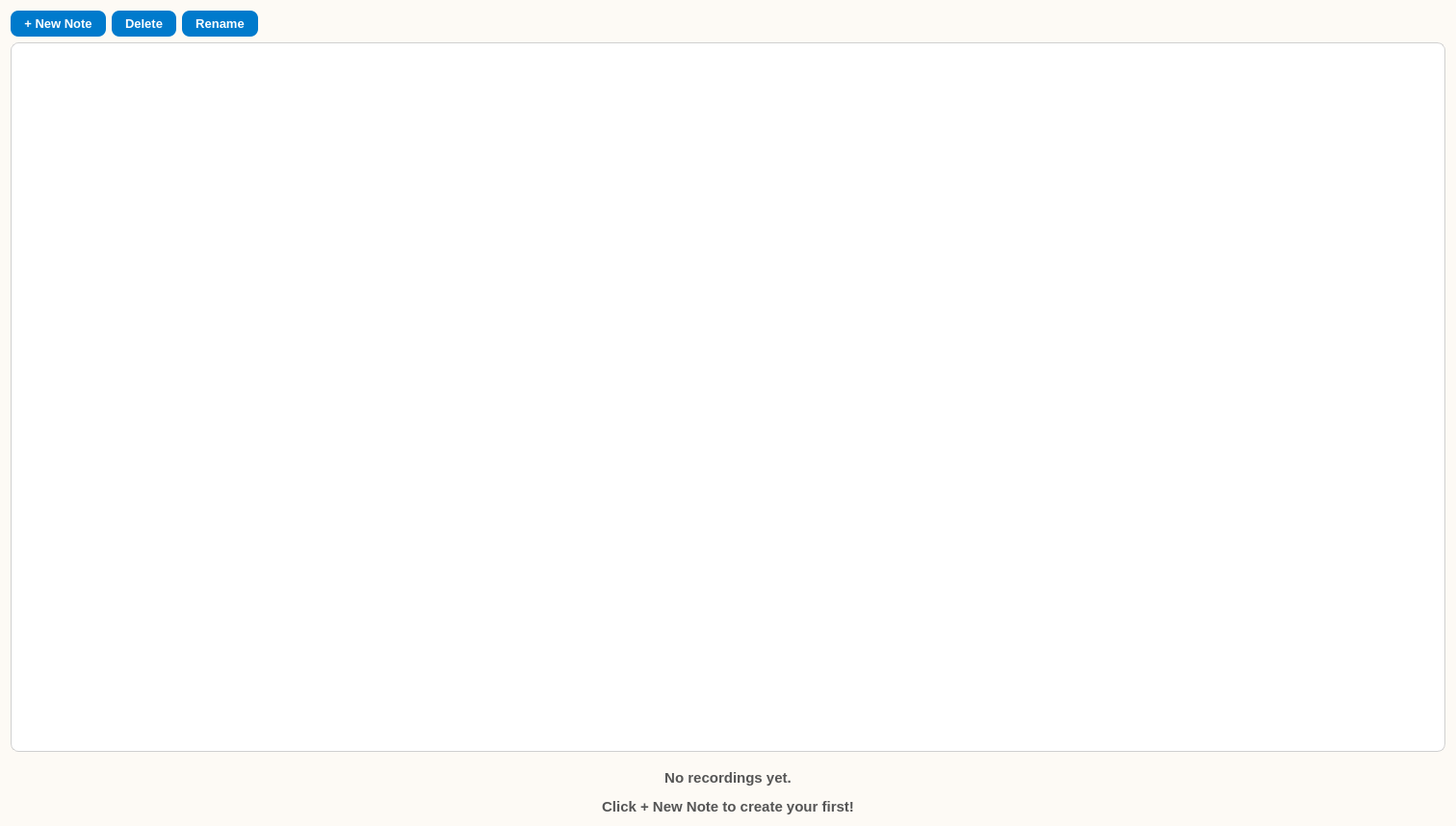
<?xml version="1.0" encoding="UTF-8"?>
<ui version="4.0">
 <class>ManageRecordingPage</class>
 <widget class="QWidget" name="ManageRecordingPage">
  <property name="geometry">
   <rect>
    <x>0</x>
    <y>0</y>
    <width>1512</width>
    <height>858</height>
   </rect>
  </property>
  <property name="windowTitle">
   <string>ManageRecordingPage</string>
  </property>
  <property name="styleSheet">
   <string notr="true">
    QWidget {
     background-color: #fdfaf5;
     font-family: 'Helvetica', sans-serif;
    }

    QLabel {
     color: #2c2c2c;
     font-weight: bold;
    }

    QPushButton {
     background-color: #007acc;
     color: white;
     border-radius: 8px;
     padding: 6px 14px;
     font-weight: bold;
     font-size: 13px;
    }

    QPushButton:hover {
     background-color: #005f99;
    }

    QListWidget {
     background-color: #ffffff;
     border: 1px solid #d0d0d0;
     border-radius: 8px;
     padding: 8px;
     font-size: 15px;
    }

    QLabel#noRecordingsLabel {
     color: #555555;
     font-size: 15px;
     margin-top: 12px;
    }
   </string>
  </property>
  <layout class="QVBoxLayout" name="verticalLayout">
   <item>
    <layout class="QHBoxLayout" name="topButtonLayout">
     <item>
      <widget class="QPushButton" name="new_note_button">
       <property name="text">
        <string>+ New Note</string>
       </property>
      </widget>
     </item>
     <item>
      <widget class="QPushButton" name="delete_note_button">
       <property name="text">
        <string>Delete</string>
       </property>
      </widget>
     </item>
     <item>
      <widget class="QPushButton" name="rename_note_button">
       <property name="text">
        <string>Rename</string>
       </property>
      </widget>
     </item>
     <item>
      <spacer name="spacer">
       <property name="orientation">
        <enum>Qt::Horizontal</enum>
       </property>
       <property name="sizeHint" stdset="0">
        <size>
         <width>40</width>
         <height>20</height>
        </size>
       </property>
      </spacer>
     </item>
    </layout>
   </item>
   <item>
    <widget class="QListWidget" name="recordingsList"/>
   </item>
   <item>
    <widget class="QLabel" name="noRecordingsLabel">
     <property name="visible">
      <bool>false</bool>
     </property>
     <property name="text">
      <string>&lt;html&gt;&lt;head/&gt;&lt;body&gt;&lt;p align=&quot;center&quot;&gt;No recordings yet.&lt;/p&gt;&lt;p align=&quot;center&quot;&gt;Click &lt;span style=&quot; font-weight:600;&quot;&gt;+ New Note&lt;/span&gt; to create your first!&lt;/p&gt;&lt;/body&gt;&lt;/html&gt;</string>
     </property>
     <property name="alignment">
      <set>Qt::AlignCenter</set>
     </property>
    </widget>
   </item>
  </layout>
 </widget>
 <resources/>
 <connections/>
</ui>
